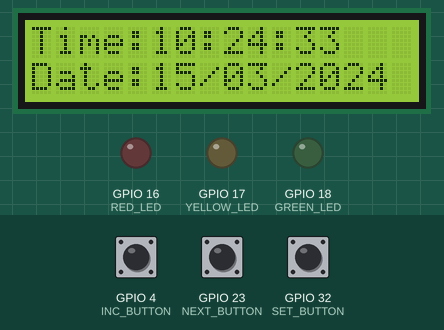
Recording of a sketch running on a simulated ESP32. Parts: 16×2 character LCD, output pins drawn as LEDs (lit = HIGH). The inputs (shaded band) are chosen by the test bench; at power-on: GPIO 32 (SET_BUTTON) HIGH, GPIO 23 (NEXT_BUTTON) HIGH, GPIO 4 (INC_BUTTON) HIGH. The local clock reads 2024-03-15 10:24:30 at power-on unless the sketch sets it; EEPROM starts erased.

Above: at 3.2 s.
3.3 s: GPIO 32 (SET_BUTTON) pulled LOW for 0.6 s
At 4.7 s:
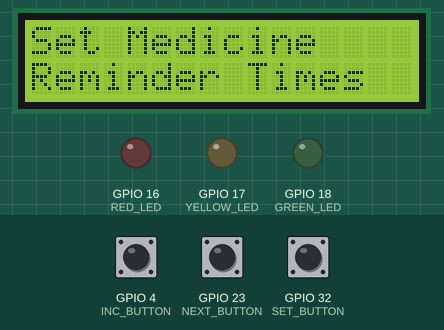
6.9 s: GPIO 23 (NEXT_BUTTON) pulled LOW for 0.6 s
At 9.7 s:
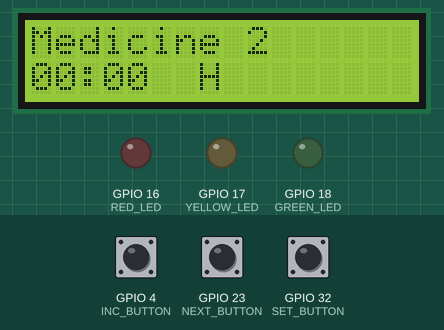
10.0 s: GPIO 4 (INC_BUTTON) pulled LOW for 3.2 s
At 13.9 s:
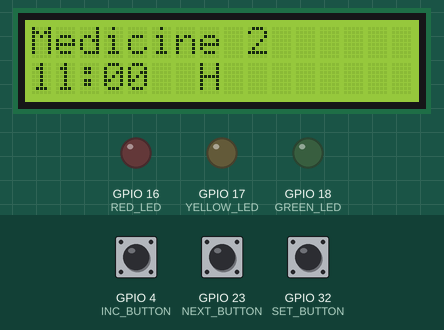
16.2 s: GPIO 23 (NEXT_BUTTON) pulled LOW for 3.2 s
At 19.8 s:
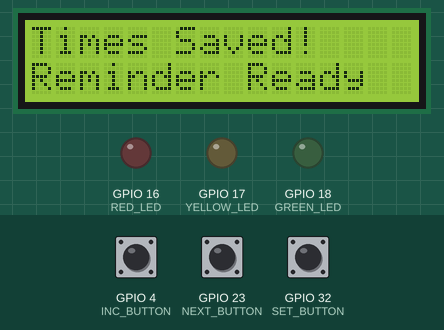
22.4 s: GPIO 32 (SET_BUTTON) pulled LOW for 1 s
At 25.2 s:
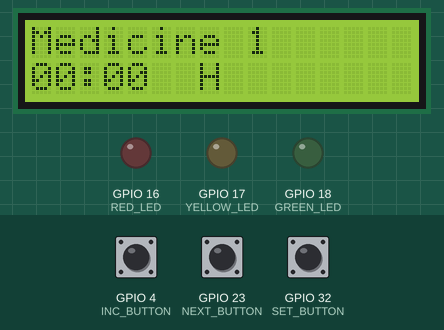
26.0 s: GPIO 4 (INC_BUTTON) pulled LOW for 0.6 s
At 27.3 s:
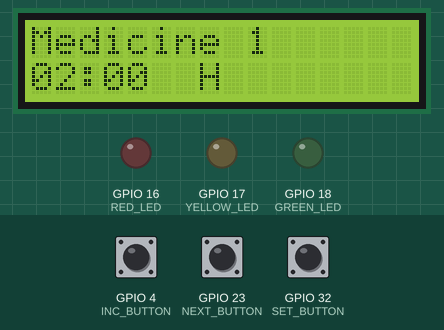
Timing chart, 0 to 29.0 s (numbered marks = the images above; inputs shaded):
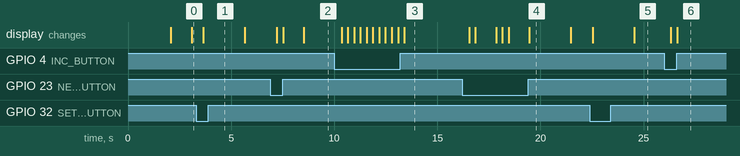

The sketch:

pills_copy_20261023232838.ino
```cpp
#include <Wire.h>
#include <EEPROM.h>
#include <RTClib.h>
#include <LiquidCrystal.h>

LiquidCrystal lcd(13, 14, 27, 26, 25, 33);

RTC_DS1307 RTC;

#define NEXT_BUTTON 23
#define INC_BUTTON  4
#define SET_BUTTON  32

#define RED_LED     16
#define YELLOW_LED  17
#define GREEN_LED   18

#define BUZZER 19

#define EEPROM_SIZE 10

#define TIME1_HOUR  0
#define TIME1_MIN   1
#define TIME2_HOUR  2
#define TIME2_MIN   3
#define TIME3_HOUR  4
#define TIME3_MIN   5

int HOUR = 0;
int MINUT = 0;
int SECOND = 0;

void setup()
{
  Serial.begin(115200);
  Wire.begin(21, 22);
  EEPROM.begin(EEPROM_SIZE);
  lcd.begin(16, 2);
  pinMode(NEXT_BUTTON, INPUT_PULLUP);
  pinMode(INC_BUTTON, INPUT_PULLUP);
  pinMode(SET_BUTTON, INPUT_PULLUP);
  pinMode(RED_LED, OUTPUT);
  pinMode(YELLOW_LED, OUTPUT);
  pinMode(GREEN_LED, OUTPUT);
  pinMode(BUZZER, OUTPUT);
  allOff();
  if (!RTC.begin())
  {
    lcd.clear();
    lcd.setCursor(0, 0);
    lcd.print("RTC ERROR!");
    while (1);
  }
  if(!RTC.isrunning())
  {
  RTC.adjust(DateTime(F(__DATE__), F(__TIME__)));
  }
  lcd.clear();
  lcd.setCursor(0, 0);
  lcd.print("Medicine");
  lcd.setCursor(0, 1);
  lcd.print("Reminder System");

  delay(2000);

  lcd.clear();
}
void loop()
{
  DateTime now = RTC.now();

  HOUR = now.hour();
  MINUT = now.minute();
  SECOND = now.second();
  if (digitalRead(SET_BUTTON) == LOW)
  {
    delay(50);

    if (digitalRead(SET_BUTTON) == LOW)
    {
      setMedicineTimes();

      while (digitalRead(SET_BUTTON) == LOW);
    }
  }
  displayDateTime();
  checkMedicine();

  delay(500);
}

void displayDateTime()
{
  DateTime now = RTC.now();

  lcd.clear();

  lcd.setCursor(0, 0);
  lcd.print("Time:");

  if (now.hour() < 10)
    lcd.print("0");

  lcd.print(now.hour());
  lcd.print(":");

  if (now.minute() < 10)
    lcd.print("0");

  lcd.print(now.minute());
  lcd.print(":");

  if (now.second() < 10)
    lcd.print("0");

  lcd.print(now.second());

  lcd.setCursor(0, 1);
  lcd.print("Date:");

  if (now.day() < 10)
    lcd.print("0");

  lcd.print(now.day());
  lcd.print("/");

  if (now.month() < 10)
    lcd.print("0");

  lcd.print(now.month());
  lcd.print("/");

  lcd.print(now.year());
}
void setMedicineTimes()
{
  lcd.clear();
  lcd.setCursor(0, 0);
  lcd.print("Set Medicine");
  lcd.setCursor(0, 1);
  lcd.print("Reminder Times");

  delay(2000);
  setTime(1, TIME1_HOUR, TIME1_MIN);
  setTime(2, TIME2_HOUR, TIME2_MIN);
  setTime(3, TIME3_HOUR, TIME3_MIN);

  lcd.clear();
  lcd.setCursor(0, 0);
  lcd.print("Times Saved!");
  lcd.setCursor(0, 1);
  lcd.print("Reminder Ready");

  delay(2000);
}


void setTime(int medicineNumber, int hourAddress, int minuteAddress)
{
  int hour = 0;
  int minute = 0;
  while (true)
  {
    lcd.clear();

    lcd.setCursor(0, 0);
    lcd.print("Medicine ");
    lcd.print(medicineNumber);

    lcd.setCursor(0, 1);

    if (hour < 10)
      lcd.print("0");

    lcd.print(hour);
    lcd.print(":");

    if (minute < 10)
      lcd.print("0");

    lcd.print(minute);

    lcd.print("  H");

    if (digitalRead(INC_BUTTON) == LOW)
    {
      hour++;

      if (hour >= 24)
        hour = 0;

      delay(250);
    }
    if (digitalRead(NEXT_BUTTON) == LOW)
    {
      delay(300);
      break;
    }

    delay(50);
  }

  while (true)
  {
    lcd.clear();

    lcd.setCursor(0, 0);
    lcd.print("Medicine ");
    lcd.print(medicineNumber);

    lcd.setCursor(0, 1);

    if (hour < 10)
      lcd.print("0");

    lcd.print(hour);
    lcd.print(":");

    if (minute < 10)
      lcd.print("0");

    lcd.print(minute);

    lcd.print("  M");
    if (digitalRead(INC_BUTTON) == LOW)
    {
      minute++;

      if (minute >= 60)
        minute = 0;

      delay(250);
    }
    if (digitalRead(NEXT_BUTTON) == LOW)
    {
      delay(300);
      break;
    }

    delay(50);
  }
  EEPROM.write(hourAddress, hour);
  EEPROM.write(minuteAddress, minute);

  EEPROM.commit();

  lcd.clear();
  lcd.setCursor(0, 0);
  lcd.print("Saved:");

  lcd.setCursor(0, 1);

  if (hour < 10)
    lcd.print("0");

  lcd.print(hour);
  lcd.print(":");

  if (minute < 10)
    lcd.print("0");

  lcd.print(minute);

  delay(1000);
}

void checkMedicine()
{
  int hour1 = EEPROM.read(TIME1_HOUR);
  int min1  = EEPROM.read(TIME1_MIN);

  int hour2 = EEPROM.read(TIME2_HOUR);
  int min2  = EEPROM.read(TIME2_MIN);

  int hour3 = EEPROM.read(TIME3_HOUR);
  int min3  = EEPROM.read(TIME3_MIN);

  if (HOUR == hour1 && MINUT == min1)
  {
    medicineAlert(
      "Take Group One",
      RED_LED
    );
  }

  if (HOUR == hour2 && MINUT == min2)
  {
    medicineAlert(
      "Take Group Two",
      YELLOW_LED
    );
  }

  if (HOUR == hour3 && MINUT == min3)
  {
    medicineAlert(
      "Take Group Three",
      GREEN_LED
    );
  }
}

void medicineAlert(const char *message, int led)
{
  lcd.clear();

  lcd.setCursor(0, 0);
  lcd.print(message);

  lcd.setCursor(0, 1);
  lcd.print("Take Medicine");
  digitalWrite(led, HIGH);
  tone(BUZZER, 2000);
  delay(5000);
  noTone(BUZZER);
  digitalWrite(led, LOW);

  lcd.clear();
}

void allOff()
{
  digitalWrite(RED_LED, LOW);
  digitalWrite(YELLOW_LED, LOW);
  digitalWrite(GREEN_LED, LOW);
  noTone(BUZZER);
}
```

Measured:
- after the input at 3.3 s, the display: changes after 0.35 s (image 1)
- after the input at 6.9 s, the display: first changes after 0.31 s (image 2 shows a later state)
- after the input at 10.0 s, the display: first changes after 0.35 s (image 3 shows a later state)
- after the input at 16.2 s, the display: first changes after 0.34 s (image 4 shows a later state)
- after the input at 22.4 s, the display: first changes after 0.14 s (image 5 shows a later state)
- after the input at 26.0 s, the display: first changes after 0.32 s (image 6 shows a later state)
- what the display in image 4 shows lasts 2.0 s, from 19.5 s to 21.5 s
